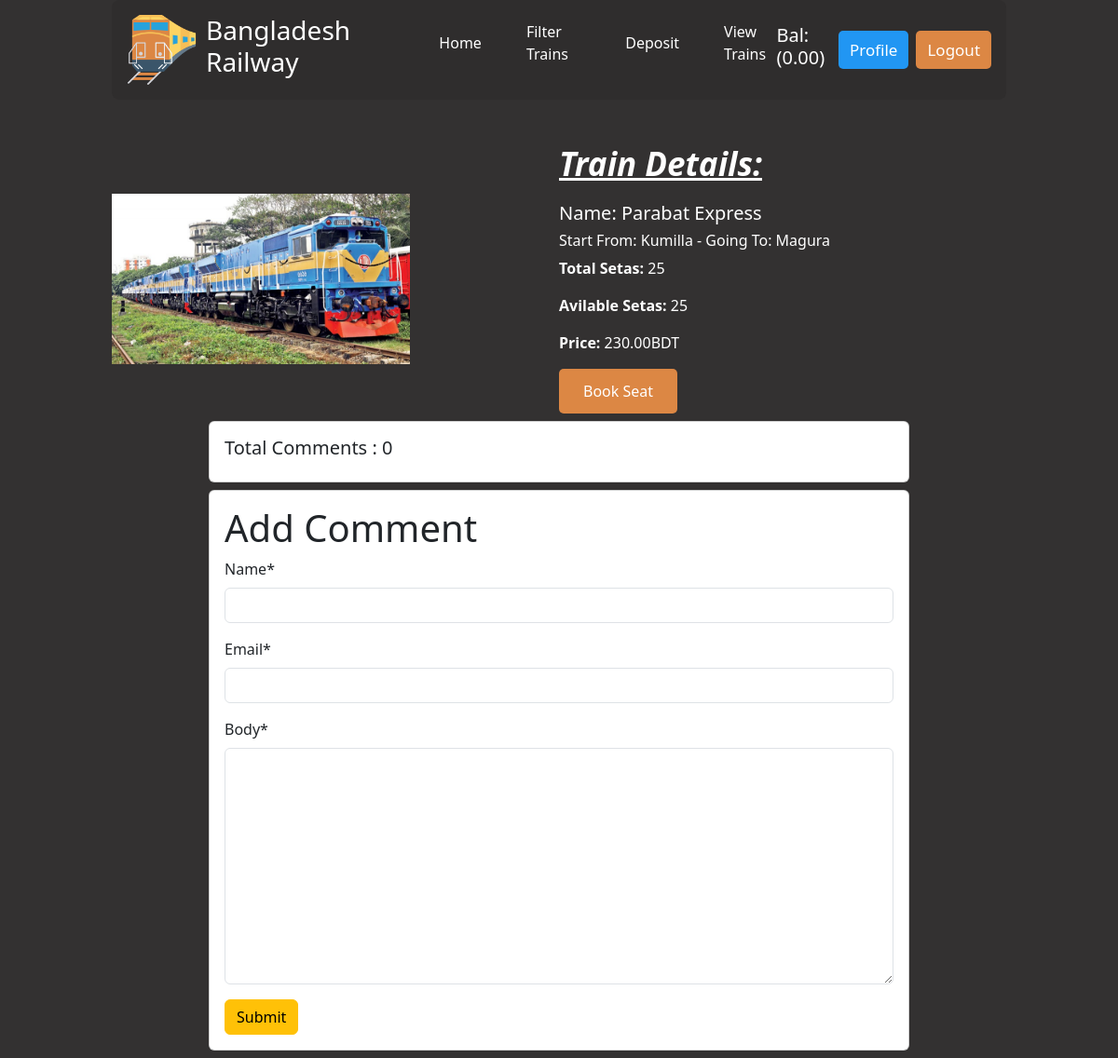
/train/train_details/2 (signed in), run on the app's committed database.
### account/models.py (models this page shows)
class User(AbstractUser):
    nid = models.CharField(max_length=13, unique=True)
    balance = models.DecimalField(decimal_places=2, max_digits=12, default=0)

### train/models.py (models this page shows, shortened)
class Train(models.Model):
    name = models.CharField(max_length=20)
    source_station = models.ForeignKey(SourceStation,on_delete=models.CASCADE, related_name='source')
    destination_station = models.ForeignKey(DestinationStation, on_delete=models.CASCADE, related_name='destination')
    total_seats = models.PositiveIntegerField()
    available_seats = models.PositiveIntegerField(default=total_seats)
    ticket_price = models.DecimalField(decimal_places=2, max_digits=12,blank=True, null=True)
    image = models.ImageField(upload_to='uploads/')

class SourceStation(models.Model):
    name = models.CharField(max_length=15, choices=SOURCE_STATIONS)

class DestinationStation(models.Model):
    name = models.CharField(max_length=15, choices=DESTINATION_STATIONS)

### train/views.py (the view, shortened to what this page needs)
# urls.py: path('train_details/<int:id>', views.TrainDetailsView.as_view(), name='train_details')
class TrainDetailsView(DetailView):
    model = Train
    template_name = 'train_details.html'
    pk_url_kwarg = 'id'
    def get_context_data(self, **kwargs) -> dict[str]:
        context = super().get_context_data(**kwargs)
        train = self.get_object()
        comments = train.comments.all()
        context['comments'] = comments
        comment_form = CommentForm
        context['comment_form'] = comment_form
        context["type"] = 'Train Details'
        return context

### train/templates/train_details.html (shortened to what this page needs)
{% extends "base.html" %}
{% load static %}
{% load crispy_forms_tags %}
{% block css %} <link rel="stylesheet" href=" {% static "css/train_details.css" %} ">
{% endblock css %}
{% block content %}
<div class="d-flex justify-content-between align-items-center mt-5">
    <div class="col-md-4">
        <img class="img-fluid" src="{{train.image.url}}" alt="">
    </div>
    <div class="col-md-6">
        <h2 class="detail_heading">Train Details:</h2>
        <div class="train_detail_section">
            <h5>Name: {{train.name}}</h5>
            <h6>Start From: {{train.source_station.name}} - Going To: {{train.destination_station.name}}</h6>
            <p><strong>Total Setas:</strong> {{train.total_seats}}</p>
            <p><strong>Avilable Setas:</strong> {{train.available_seats}}</p>
            <p><strong>Price:</strong> {{train.ticket_price}}BDT</p>
            <a href=" {% url "book_seat" train.id %} ">Book Seat</a>
        </div>
    </div>
</div>
<div class="comment_section" style="width:80%; margin:auto;" >
    <div class="card m-2">
        <h5 class="p-3">Total Comments : {{comments | length}}</h5>
    </div>
   {% if user.is_authenticated %}
   <div class="card m-2">
    <div class="card-body">
        <form method="post">
            <h1>Add Comment</h1>
            {{comment_form | crispy}}
            <button class="btn btn-warning">Submit</button>
    </div>
</div>
   {% endif %}
 </div>
{% endblock content %}

### core/templates/base.html (shortened to what this page needs)
{% load static %}
<!DOCTYPE html>
<html lang="en">
<head>
    <link rel="stylesheet" href=" {% static "css/style.css" %} ">
    {% block css %}{% endblock css %}
    <link href="https://cdn.jsdelivr.net/npm/bootstrap@5.3.3/dist/css/bootstrap.min.css" rel="stylesheet">
</head>
<body>
    <nav class="d-flex align-items-center justify-content-around p-3 nav_container">
        <div class="logo_section">
            <img src=" {% static "images/rail.png" %} " alt="#">
            <h3 class="text-white">Bangladesh Railway</h3>
        </div>
        <div class="menu_item_section">
            <ul class="d-flex align-items-center gap-5">
                <li><a href=" {% url "home" %} ">Home</a></li>
                <li><a href=" {% url "filter_train" %} ">Filter Trains</a></li>
                <li><a href=" {% url "deposit" %} ">Deposit</a></li>
                <li><a href=" {% url "all_trains" %} ">View Trains</a></li>
            </ul>
        </div>
        <div class="user_section d-flex align-items-center gap-2">
            {% if user.is_authenticated %}
                <h5>Bal: ({{user.balance}})</h5>
            <a class="signup" href=" {% url "profile" user.id %} ">Profile</a>
            <a class="login" href=" {% url "logout" %} ">Logout</a>
            {% else %}
            <a class="signup" href=" {% url "signup" %} ">Sign Up</a>
            <a class="login" href=" {% url "login" %} ">Login</a>
            {% endif %}
        </div>
    </nav>
    {% block content %}
    {% endblock content %}
</body>
</html>

### core/static/css/style.css (style rules this page uses)
body { width: 80vw; margin: 0 auto !important; background-color: #333131 !important; color: white !important; }
.nav_container { background-color: rgb(47 45 45); border-radius: 8px; }
.logo_section { display: flex; align-items: center; gap: 10px; }
.logo_section img { height: 75px; }
li { list-style: none; }
.menu_item_section a { color: white; }
a { text-decoration: none !important; }
.user_section a { padding: 8px 12px; color: white; border-radius: 5px; font-size: 17px; }
.signup { background-color: #2196F3; }
.login { background-color: #dc8744; }

### core/static/css/train_details.css (style rules this page uses)
.detail_heading { font-style: oblique; font-size: 35px; font-weight: 600; text-decoration: underline; margin-bottom: 20px; }
.train_detail_section { display: flex; flex-direction: column; align-items: self-start; justify-content: center; }
.train_detail_section a { background: #dc8744; padding: 12px 26px; color: white; border-radius: 5px; }

### data on the page
User: balance "0.00"
Train: image (picture), name "Parabat Express", source_station.name "Kumilla", destination_station.name "Magura", total_seats "25", available_seats "25", ticket_price "230.00"

### other printed values
{{ comments | length }} "0"
